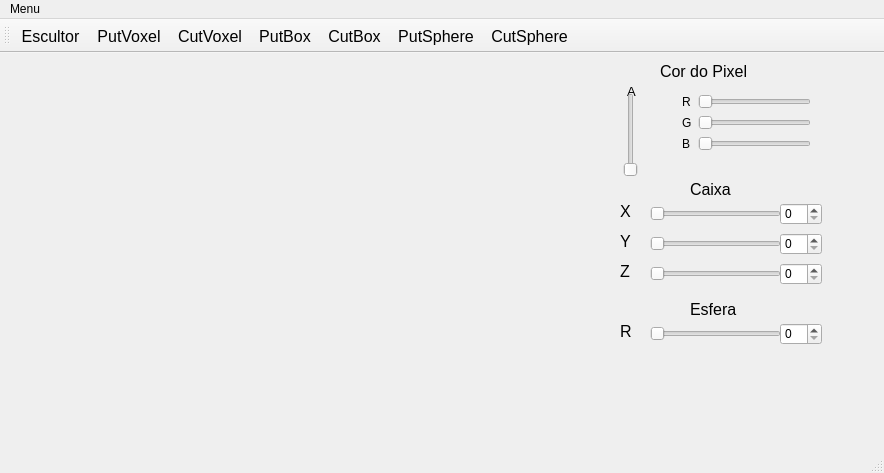
<?xml version="1.0" encoding="UTF-8"?>
<ui version="4.0">
 <class>MainWindow</class>
 <widget class="QMainWindow" name="MainWindow">
  <property name="geometry">
   <rect>
    <x>0</x>
    <y>0</y>
    <width>884</width>
    <height>473</height>
   </rect>
  </property>
  <property name="sizePolicy">
   <sizepolicy hsizetype="Preferred" vsizetype="Preferred">
    <horstretch>0</horstretch>
    <verstretch>0</verstretch>
   </sizepolicy>
  </property>
  <property name="maximumSize">
   <size>
    <width>16777215</width>
    <height>16777215</height>
   </size>
  </property>
  <property name="contextMenuPolicy">
   <enum>Qt::DefaultContextMenu</enum>
  </property>
  <property name="windowTitle">
   <string>MainWindow</string>
  </property>
  <property name="layoutDirection">
   <enum>Qt::LeftToRight</enum>
  </property>
  <widget class="QWidget" name="centralWidget">
   <property name="maximumSize">
    <size>
     <width>1300</width>
     <height>990</height>
    </size>
   </property>
   <widget class="QSpinBox" name="spinBox_5">
    <property name="geometry">
     <rect>
      <x>780</x>
      <y>180</y>
      <width>42</width>
      <height>22</height>
     </rect>
    </property>
   </widget>
   <widget class="QSlider" name="sliderCz">
    <property name="geometry">
     <rect>
      <x>650</x>
      <y>210</y>
      <width>131</width>
      <height>22</height>
     </rect>
    </property>
    <property name="orientation">
     <enum>Qt::Horizontal</enum>
    </property>
   </widget>
   <widget class="QLabel" name="label_13">
    <property name="geometry">
     <rect>
      <x>620</x>
      <y>270</y>
      <width>21</width>
      <height>16</height>
     </rect>
    </property>
    <property name="font">
     <font>
      <pointsize>12</pointsize>
     </font>
    </property>
    <property name="text">
     <string>R</string>
    </property>
   </widget>
   <widget class="QLabel" name="label_7">
    <property name="geometry">
     <rect>
      <x>620</x>
      <y>210</y>
      <width>16</width>
      <height>16</height>
     </rect>
    </property>
    <property name="font">
     <font>
      <pointsize>12</pointsize>
     </font>
    </property>
    <property name="text">
     <string>Z</string>
    </property>
   </widget>
   <widget class="QSlider" name="sliderCx">
    <property name="geometry">
     <rect>
      <x>650</x>
      <y>150</y>
      <width>131</width>
      <height>22</height>
     </rect>
    </property>
    <property name="orientation">
     <enum>Qt::Horizontal</enum>
    </property>
   </widget>
   <widget class="QSlider" name="sliderCy">
    <property name="geometry">
     <rect>
      <x>650</x>
      <y>180</y>
      <width>131</width>
      <height>22</height>
     </rect>
    </property>
    <property name="orientation">
     <enum>Qt::Horizontal</enum>
    </property>
   </widget>
   <widget class="QWidget" name="layoutWidget">
    <property name="geometry">
     <rect>
      <x>671</x>
      <y>30</y>
      <width>151</width>
      <height>80</height>
     </rect>
    </property>
    <layout class="QGridLayout" name="gridLayout">
     <item row="2" column="1">
      <widget class="QSlider" name="sliderB">
       <property name="maximum">
        <number>255</number>
       </property>
       <property name="orientation">
        <enum>Qt::Horizontal</enum>
       </property>
      </widget>
     </item>
     <item row="1" column="0">
      <widget class="QLabel" name="label_2">
       <property name="text">
        <string>G</string>
       </property>
      </widget>
     </item>
     <item row="1" column="1">
      <widget class="QSlider" name="sliderG">
       <property name="maximum">
        <number>255</number>
       </property>
       <property name="orientation">
        <enum>Qt::Horizontal</enum>
       </property>
      </widget>
     </item>
     <item row="0" column="0">
      <widget class="QLabel" name="label">
       <property name="text">
        <string>R</string>
       </property>
      </widget>
     </item>
     <item row="2" column="0">
      <widget class="QLabel" name="label_3">
       <property name="text">
        <string>B</string>
       </property>
      </widget>
     </item>
     <item row="0" column="1">
      <widget class="QSlider" name="sliderR">
       <property name="maximum">
        <number>255</number>
       </property>
       <property name="orientation">
        <enum>Qt::Horizontal</enum>
       </property>
      </widget>
     </item>
    </layout>
   </widget>
   <widget class="QLabel" name="label_11">
    <property name="geometry">
     <rect>
      <x>660</x>
      <y>10</y>
      <width>91</width>
      <height>16</height>
     </rect>
    </property>
    <property name="font">
     <font>
      <pointsize>12</pointsize>
     </font>
    </property>
    <property name="text">
     <string>Cor do Pixel</string>
    </property>
   </widget>
   <widget class="QLabel" name="label_4">
    <property name="geometry">
     <rect>
      <x>690</x>
      <y>130</y>
      <width>47</width>
      <height>13</height>
     </rect>
    </property>
    <property name="font">
     <font>
      <pointsize>12</pointsize>
     </font>
    </property>
    <property name="text">
     <string>Caixa</string>
    </property>
   </widget>
   <widget class="QSlider" name="sliderRaio">
    <property name="geometry">
     <rect>
      <x>650</x>
      <y>270</y>
      <width>131</width>
      <height>22</height>
     </rect>
    </property>
    <property name="orientation">
     <enum>Qt::Horizontal</enum>
    </property>
   </widget>
   <widget class="QLabel" name="label_5">
    <property name="geometry">
     <rect>
      <x>620</x>
      <y>150</y>
      <width>21</width>
      <height>16</height>
     </rect>
    </property>
    <property name="font">
     <font>
      <pointsize>12</pointsize>
     </font>
    </property>
    <property name="text">
     <string>X</string>
    </property>
   </widget>
   <widget class="QLabel" name="label_6">
    <property name="geometry">
     <rect>
      <x>620</x>
      <y>180</y>
      <width>21</width>
      <height>16</height>
     </rect>
    </property>
    <property name="font">
     <font>
      <pointsize>12</pointsize>
     </font>
    </property>
    <property name="text">
     <string>Y</string>
    </property>
   </widget>
   <widget class="QLabel" name="label_12">
    <property name="geometry">
     <rect>
      <x>690</x>
      <y>250</y>
      <width>47</width>
      <height>13</height>
     </rect>
    </property>
    <property name="font">
     <font>
      <pointsize>12</pointsize>
     </font>
    </property>
    <property name="text">
     <string>Esfera</string>
    </property>
   </widget>
   <widget class="QSpinBox" name="spinBox_6">
    <property name="geometry">
     <rect>
      <x>780</x>
      <y>210</y>
      <width>42</width>
      <height>22</height>
     </rect>
    </property>
   </widget>
   <widget class="Plotter" name="widget" native="true">
    <property name="geometry">
     <rect>
      <x>10</x>
      <y>0</y>
      <width>531</width>
      <height>391</height>
     </rect>
    </property>
   </widget>
   <widget class="QSpinBox" name="spinBox_4">
    <property name="geometry">
     <rect>
      <x>780</x>
      <y>270</y>
      <width>42</width>
      <height>22</height>
     </rect>
    </property>
   </widget>
   <widget class="QSpinBox" name="spinBox_7">
    <property name="geometry">
     <rect>
      <x>780</x>
      <y>150</y>
      <width>42</width>
      <height>22</height>
     </rect>
    </property>
   </widget>
   <widget class="QWidget" name="layoutWidget_2">
    <property name="geometry">
     <rect>
      <x>610</x>
      <y>20</y>
      <width>38</width>
      <height>108</height>
     </rect>
    </property>
    <layout class="QFormLayout" name="formLayout">
     <item row="0" column="1">
      <widget class="QLabel" name="label_9">
       <property name="font">
        <font>
         <pointsize>10</pointsize>
        </font>
       </property>
       <property name="text">
        <string>A</string>
       </property>
      </widget>
     </item>
    </layout>
   </widget>
   <widget class="QSlider" name="sliderA">
    <property name="geometry">
     <rect>
      <x>620</x>
      <y>40</y>
      <width>22</width>
      <height>84</height>
     </rect>
    </property>
    <property name="orientation">
     <enum>Qt::Vertical</enum>
    </property>
   </widget>
  </widget>
  <widget class="QMenuBar" name="menuBar">
   <property name="geometry">
    <rect>
     <x>0</x>
     <y>0</y>
     <width>884</width>
     <height>21</height>
    </rect>
   </property>
   <widget class="QMenu" name="menuMenu">
    <property name="title">
     <string>Menu</string>
    </property>
    <addaction name="actionSair"/>
    <addaction name="actionSalvar_2"/>
   </widget>
   <addaction name="menuMenu"/>
  </widget>
  <widget class="QToolBar" name="mainToolBar">
   <property name="font">
    <font>
     <pointsize>12</pointsize>
    </font>
   </property>
   <attribute name="toolBarArea">
    <enum>TopToolBarArea</enum>
   </attribute>
   <attribute name="toolBarBreak">
    <bool>false</bool>
   </attribute>
   <addaction name="actionEscultor"/>
   <addaction name="actionPutVoxel"/>
   <addaction name="actionCutVoxel"/>
   <addaction name="actionPutBox"/>
   <addaction name="actionCutBox"/>
   <addaction name="actionPutSphere"/>
   <addaction name="actionCutSphere"/>
  </widget>
  <widget class="QStatusBar" name="statusBar"/>
  <action name="actionEscultor">
   <property name="text">
    <string>Escultor</string>
   </property>
   <property name="font">
    <font>
     <pointsize>12</pointsize>
    </font>
   </property>
  </action>
  <action name="actionPutVoxel">
   <property name="checkable">
    <bool>true</bool>
   </property>
   <property name="checked">
    <bool>false</bool>
   </property>
   <property name="text">
    <string>PutVoxel</string>
   </property>
  </action>
  <action name="actionCutVoxel">
   <property name="checkable">
    <bool>true</bool>
   </property>
   <property name="text">
    <string>CutVoxel</string>
   </property>
  </action>
  <action name="actionPutBox">
   <property name="checkable">
    <bool>true</bool>
   </property>
   <property name="text">
    <string>PutBox</string>
   </property>
  </action>
  <action name="actionCutBox">
   <property name="checkable">
    <bool>true</bool>
   </property>
   <property name="text">
    <string>CutBox</string>
   </property>
  </action>
  <action name="actionPutSphere">
   <property name="checkable">
    <bool>true</bool>
   </property>
   <property name="text">
    <string>PutSphere</string>
   </property>
  </action>
  <action name="actionCutSphere">
   <property name="checkable">
    <bool>true</bool>
   </property>
   <property name="text">
    <string>CutSphere</string>
   </property>
  </action>
  <action name="actionPutEllipsoid">
   <property name="checkable">
    <bool>true</bool>
   </property>
   <property name="text">
    <string>PutEllipsoid</string>
   </property>
  </action>
  <action name="actionCutEllipsoid">
   <property name="checkable">
    <bool>true</bool>
   </property>
   <property name="text">
    <string>CutEllipsoid</string>
   </property>
  </action>
  <action name="actionSalvar">
   <property name="text">
    <string>OFF</string>
   </property>
  </action>
  <action name="actionSair">
   <property name="text">
    <string>Sair</string>
   </property>
  </action>
  <action name="actionSalvar_2">
   <property name="text">
    <string>Salvar</string>
   </property>
  </action>
 </widget>
 <layoutdefault spacing="6" margin="11"/>
 <customwidgets>
  <customwidget>
   <class>Plotter</class>
   <extends>QWidget</extends>
   <header location="global">plotter.h</header>
   <container>1</container>
   <slots>
    <slot>alteraCor()</slot>
    <slot>mudaB(int)</slot>
    <slot>mudaG(int)</slot>
    <slot>salvaEscultor()</slot>
    <slot>executaGeomview()</slot>
    <slot>limpaEscultor()</slot>
   </slots>
  </customwidget>
 </customwidgets>
 <resources/>
 <connections>
  <connection>
   <sender>actionPutVoxel</sender>
   <signal>triggered(bool)</signal>
   <receiver>MainWindow</receiver>
   <slot>execTipo(bool)</slot>
   <hints>
    <hint type="sourcelabel">
     <x>-1</x>
     <y>-1</y>
    </hint>
    <hint type="destinationlabel">
     <x>630</x>
     <y>375</y>
    </hint>
   </hints>
  </connection>
  <connection>
   <sender>actionCutVoxel</sender>
   <signal>triggered(bool)</signal>
   <receiver>MainWindow</receiver>
   <slot>execTipo(bool)</slot>
   <hints>
    <hint type="sourcelabel">
     <x>-1</x>
     <y>-1</y>
    </hint>
    <hint type="destinationlabel">
     <x>630</x>
     <y>375</y>
    </hint>
   </hints>
  </connection>
  <connection>
   <sender>actionPutBox</sender>
   <signal>triggered(bool)</signal>
   <receiver>MainWindow</receiver>
   <slot>execTipo(bool)</slot>
   <hints>
    <hint type="sourcelabel">
     <x>-1</x>
     <y>-1</y>
    </hint>
    <hint type="destinationlabel">
     <x>630</x>
     <y>375</y>
    </hint>
   </hints>
  </connection>
  <connection>
   <sender>actionCutBox</sender>
   <signal>triggered(bool)</signal>
   <receiver>MainWindow</receiver>
   <slot>execTipo(bool)</slot>
   <hints>
    <hint type="sourcelabel">
     <x>-1</x>
     <y>-1</y>
    </hint>
    <hint type="destinationlabel">
     <x>630</x>
     <y>375</y>
    </hint>
   </hints>
  </connection>
  <connection>
   <sender>actionPutSphere</sender>
   <signal>triggered(bool)</signal>
   <receiver>MainWindow</receiver>
   <slot>execTipo(bool)</slot>
   <hints>
    <hint type="sourcelabel">
     <x>-1</x>
     <y>-1</y>
    </hint>
    <hint type="destinationlabel">
     <x>630</x>
     <y>375</y>
    </hint>
   </hints>
  </connection>
  <connection>
   <sender>actionCutSphere</sender>
   <signal>triggered(bool)</signal>
   <receiver>MainWindow</receiver>
   <slot>execTipo(bool)</slot>
   <hints>
    <hint type="sourcelabel">
     <x>-1</x>
     <y>-1</y>
    </hint>
    <hint type="destinationlabel">
     <x>630</x>
     <y>375</y>
    </hint>
   </hints>
  </connection>
  <connection>
   <sender>actionPutEllipsoid</sender>
   <signal>triggered(bool)</signal>
   <receiver>MainWindow</receiver>
   <slot>execTipo(bool)</slot>
   <hints>
    <hint type="sourcelabel">
     <x>-1</x>
     <y>-1</y>
    </hint>
    <hint type="destinationlabel">
     <x>630</x>
     <y>375</y>
    </hint>
   </hints>
  </connection>
  <connection>
   <sender>actionCutEllipsoid</sender>
   <signal>triggered(bool)</signal>
   <receiver>MainWindow</receiver>
   <slot>execTipo(bool)</slot>
   <hints>
    <hint type="sourcelabel">
     <x>-1</x>
     <y>-1</y>
    </hint>
    <hint type="destinationlabel">
     <x>630</x>
     <y>375</y>
    </hint>
   </hints>
  </connection>
  <connection>
   <sender>actionSair</sender>
   <signal>triggered()</signal>
   <receiver>MainWindow</receiver>
   <slot>Sair()</slot>
   <hints>
    <hint type="sourcelabel">
     <x>-1</x>
     <y>-1</y>
    </hint>
    <hint type="destinationlabel">
     <x>441</x>
     <y>236</y>
    </hint>
   </hints>
  </connection>
  <connection>
   <sender>actionSalvar_2</sender>
   <signal>triggered()</signal>
   <receiver>widget</receiver>
   <slot>salvaEscultor()</slot>
   <hints>
    <hint type="sourcelabel">
     <x>441</x>
     <y>236</y>
    </hint>
    <hint type="destinationlabel">
     <x>275</x>
     <y>245</y>
    </hint>
   </hints>
  </connection>
  <connection>
   <sender>sliderCx</sender>
   <signal>valueChanged(int)</signal>
   <receiver>spinBox_7</receiver>
   <slot>setValue(int)</slot>
   <hints>
    <hint type="sourcelabel">
     <x>752</x>
     <y>211</y>
    </hint>
    <hint type="destinationlabel">
     <x>798</x>
     <y>217</y>
    </hint>
   </hints>
  </connection>
  <connection>
   <sender>sliderCy</sender>
   <signal>valueChanged(int)</signal>
   <receiver>spinBox_5</receiver>
   <slot>setValue(int)</slot>
   <hints>
    <hint type="sourcelabel">
     <x>723</x>
     <y>236</y>
    </hint>
    <hint type="destinationlabel">
     <x>789</x>
     <y>244</y>
    </hint>
   </hints>
  </connection>
  <connection>
   <sender>sliderCz</sender>
   <signal>valueChanged(int)</signal>
   <receiver>spinBox_6</receiver>
   <slot>setValue(int)</slot>
   <hints>
    <hint type="sourcelabel">
     <x>704</x>
     <y>270</y>
    </hint>
    <hint type="destinationlabel">
     <x>801</x>
     <y>276</y>
    </hint>
   </hints>
  </connection>
  <connection>
   <sender>sliderRaio</sender>
   <signal>valueChanged(int)</signal>
   <receiver>spinBox_4</receiver>
   <slot>setValue(int)</slot>
   <hints>
    <hint type="sourcelabel">
     <x>731</x>
     <y>329</y>
    </hint>
    <hint type="destinationlabel">
     <x>790</x>
     <y>335</y>
    </hint>
   </hints>
  </connection>
 </connections>
 <slots>
  <slot>capturaAcao(bool)</slot>
  <slot>Sair()</slot>
  <slot>Salvar()</slot>
  <slot>execTipo(bool)</slot>
 </slots>
</ui>
